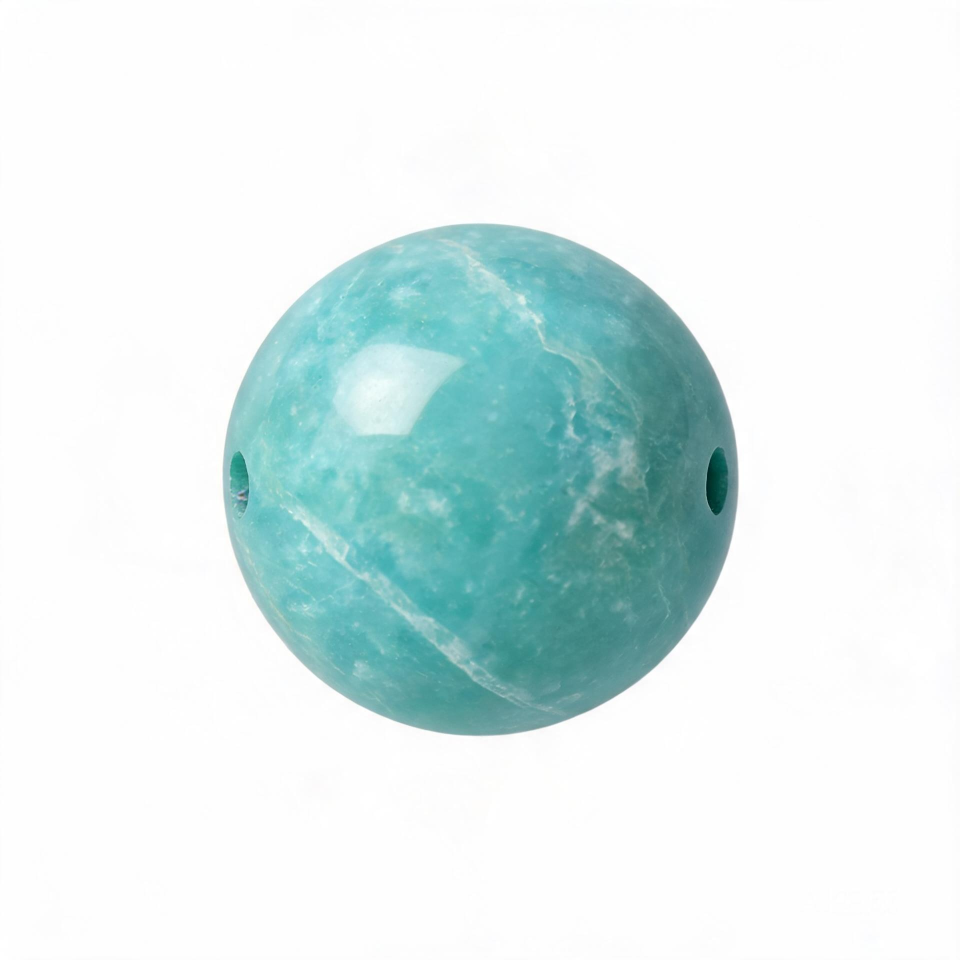
#> input picture scripts/ui-qa/bead-raw/amazonite.jpg, 1920 x 1920 px (shown at 1/2 size)
$ python tray_postprocess.py bead-raw/amazonite.jpg bead-raw/black-onyx.jpg --source-radius 1.0
#> lines starting #> are read from the running program, lines starting #| are printed output that depends on the picture
"""Normalize native-alpha tray renders into deterministic runtime WebPs."""

from __future__ import annotations

import argparse
import io
import math
from pathlib import Path

from PIL import Image

FRAME = 1024
TARGET_DIAMETER = 901
MAX_BYTES = 900 * 1024
QUALITY_CANDIDATES = (95, 92, 90, 88, 85, 82, 80)


def _neutralize_edge_fringe(image: Image.Image, center: tuple[float, float], radius: float, neutral: bool) -> None:
    pixels = image.load()
    cx, cy = center
    inner = radius * 0.84
    for y in range(image.height):
        for x in range(image.width):
            r, g, b, a = pixels[x, y]
            if a == 0:
                continue
            distance = math.hypot(x - cx, y - cy)
            if not neutral and distance < inner:
                continue
            green_bias = g - max(r, b)
            magenta_bias = min(r, b) - g
            red_bias = r - max(g, b)
            blue_bias = b - max(r, g)
            if neutral:
                contaminated = max(r, g, b) - min(r, g, b) > 38
            else:
                contaminated = green_bias > 18 or magenta_bias > 42 or red_bias > 58 or blue_bias > 58
            if contaminated:
                luminance = round(0.2126 * r + 0.7152 * g + 0.0722 * b)
                pixels[x, y] = (luminance, luminance, luminance, a)


def _apply_radial_clip(image: Image.Image, center: tuple[float, float], radius: float) -> None:
    pixels = image.load()
    cx, cy = center
    feather = 2.5
    for y in range(image.height):
        for x in range(image.width):
            r, g, b, a = pixels[x, y]
            distance = math.hypot(x - cx, y - cy)
            if distance >= radius:
                pixels[x, y] = (r, g, b, 0)
            elif distance > radius - feather:
                scale = (radius - distance) / feather
                pixels[x, y] = (r, g, b, round(a * max(0.0, min(1.0, scale))))


def _encode_webp(image: Image.Image) -> tuple[bytes, int]:
    for quality in QUALITY_CANDIDATES:
        output = io.BytesIO()
        image.save(output, "WEBP", quality=quality, method=6, exact=True)
        payload = output.getvalue()
        if len(payload) <= MAX_BYTES:
            return payload, quality
    raise SystemExit(f"encoded tray exceeds {MAX_BYTES} bytes at quality {QUALITY_CANDIDATES[-1]}")


def process(source: Path, target: Path, source_radius: float, neutral: bool = False) -> None:
#> called with source_radius = 1, neutral = False
    if source.resolve() == target.resolve():
        raise SystemExit("source and target must differ")
    image = Image.open(source).convert("RGBA")
    center = (image.width / 2.0, image.height / 2.0)
#> center = (960, 960)
    if source_radius <= 0 or source_radius > min(image.size) / 2:
        raise SystemExit(f"invalid --source-radius {source_radius} for {image.size}")

    _neutralize_edge_fringe(image, center, source_radius, neutral)
    _apply_radial_clip(image, center, source_radius)

    cx, cy = center
#> cx = 960; cy = 960
    crop = image.crop(
        (
            round(cx - source_radius),
            round(cy - source_radius),
            round(cx + source_radius),
            round(cy + source_radius),
        )
    )
    crop = crop.resize((TARGET_DIAMETER, TARGET_DIAMETER), Image.Resampling.LANCZOS)
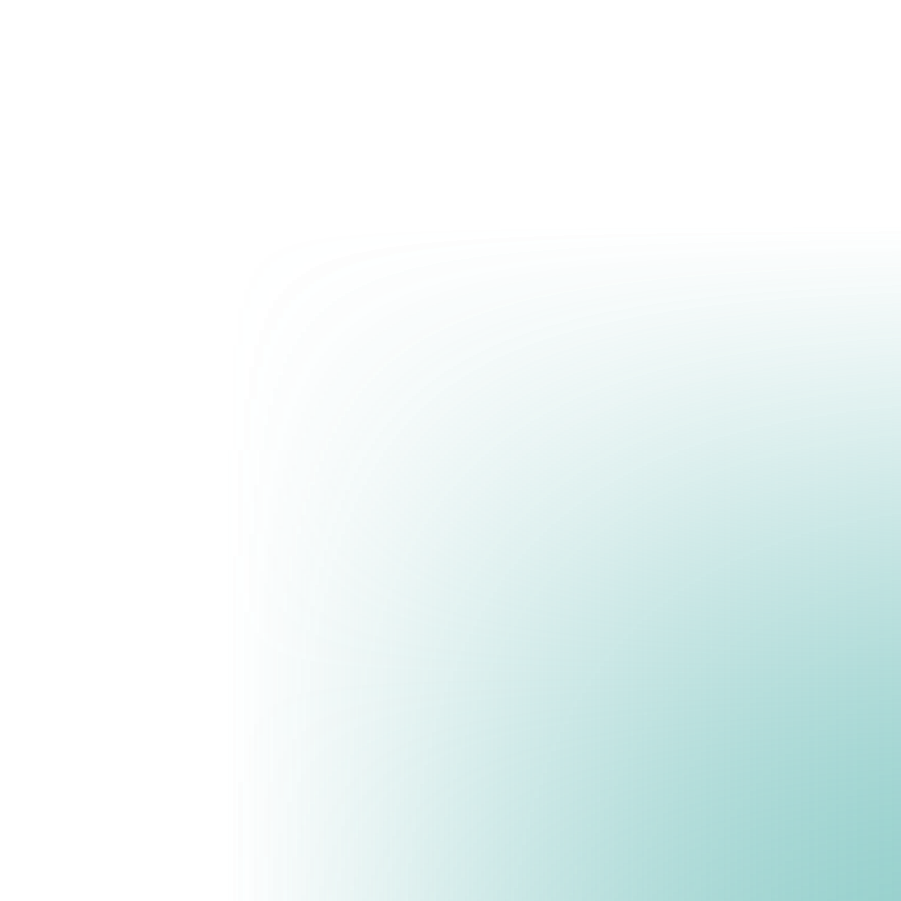
#> crop: PIL image 901x901 RGBA; mean R, G, B, A 56, 103.4, 100.7, 29.9; transparent parts drawn white
    canvas = Image.new("RGBA", (FRAME, FRAME), (0, 0, 0, 0))
#> canvas: PIL image 1024x1024 RGBA; every value is 0
    offset = (FRAME - TARGET_DIAMETER) // 2
    canvas.paste(crop, (offset, offset))
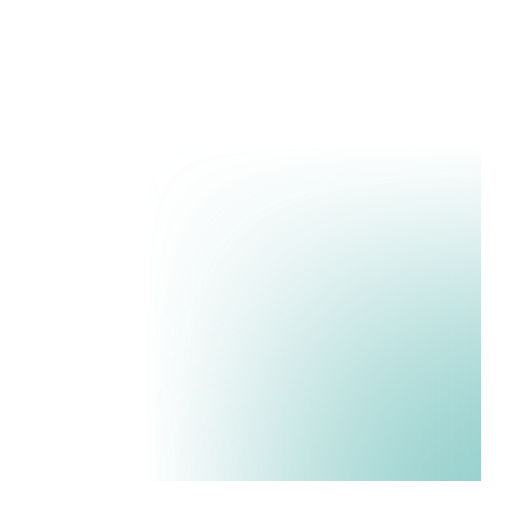
#> canvas: PIL image 1024x1024 RGBA (shown at 1/2 size); mean R, G, B, A 43.3, 80.1, 78, 23.1; transparent parts drawn white

    payload, quality = _encode_webp(canvas)
#> quality = 95
    target.parent.mkdir(parents=True, exist_ok=True)
    target.write_bytes(payload)
    print(f"wrote {target} bytes={len(payload)} quality={quality} source_radius={source_radius:g} neutral={neutral}")
#| wrote bead-raw/black-onyx.jpg bytes=78536 quality=95 source_radius=1 neutral=False


def main() -> int:
    parser = argparse.ArgumentParser(description=__doc__)
    parser.add_argument("source", type=Path)
    parser.add_argument("target", type=Path)
    parser.add_argument("--source-radius", type=float, required=True)
    parser.add_argument("--neutral", action="store_true", help="neutralize chroma across a colorless acrylic subject")
    args = parser.parse_args()
    process(args.source, args.target, args.source_radius, args.neutral)
    return 0


if __name__ == "__main__":
    raise SystemExit(main())
#> (the program exits here)
